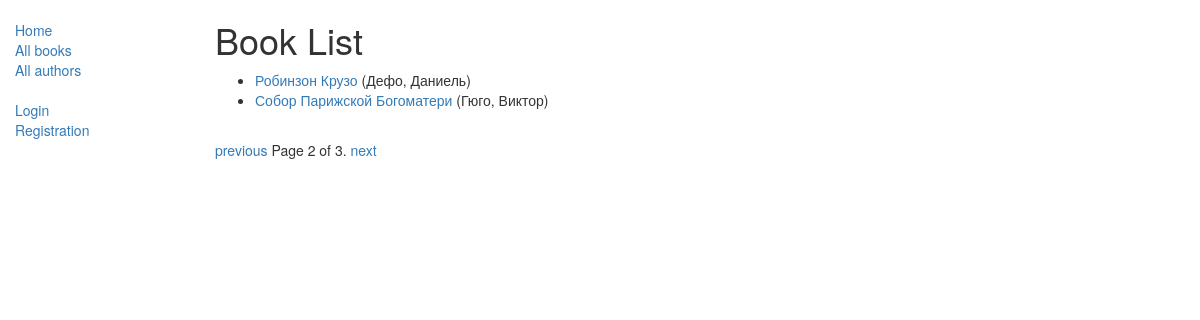
The app's page /catalog/books/?page=2 with its own data.
### catalog/models.py (models this page shows, shortened)
class Book(models.Model):
    title = models.CharField(max_length=200)
    author = models.ForeignKey('Author', on_delete=models.SET_NULL, null=True)
    summary = models.TextField(max_length=1000, help_text="Enter a brief description of the book")
    isbn = models.CharField('ISBN', max_length=13,
                            help_text='13 Character <a href="https://www.isbn-international.org/content/what-isbn">'
                                      'ISBN number</a>')
    genre = models.ManyToManyField(Genre, help_text="Select a genre for this book")
    language = models.ForeignKey('Language', on_delete=models.SET_NULL, null=True)
    def get_absolute_url(self):
        return reverse('book-detail', args=[str(self.id)])
    def display_genre(self):
        """
        Creates a string for the Genre. This is required to display genre in Admin.
        """
        return ', '.join([genre.name for genre in self.genre.all()[:3]])
    display_genre.short_description = 'Genre'

class Author(models.Model):
    first_name = models.CharField(max_length=100)
    last_name = models.CharField(max_length=100)
    date_of_birth = models.DateField(null=True, blank=True)
    date_of_death = models.DateField('died', null=True, blank=True)
    def __str__(self):
        return '%s, %s' % (self.last_name, self.first_name)

### catalog/views.py (the view)
class BookListView(generic.ListView):
    model = Book
    paginate_by = 2  # Постраничный вывод

### catalog/templates/catalog/book_list.html (shortened to what this page needs)
{% extends "base_generic.html" %}
{% block content %}
    <h1>Book List</h1>
    {% if book_list %}
        <ul>
            {% for book in book_list %}
                <li>
                    <a href="{{ book.get_absolute_url }}">{{ book.title }}</a> ({{ book.author }})
                </li>
            {% endfor %}
        </ul>
    {% else %}
        <p>There are no books in the library.</p>
    {% endif %}
{% endblock %}

### records on screen
Book: title "Робинзон Крузо", author "Дефо, Даниель"
Book: title "Собор Парижской Богоматери", author "Гюго, Виктор"

### other values on screen
{{ page_obj.number }} "2"
{{ page_obj.paginator.num_pages }} "3"
